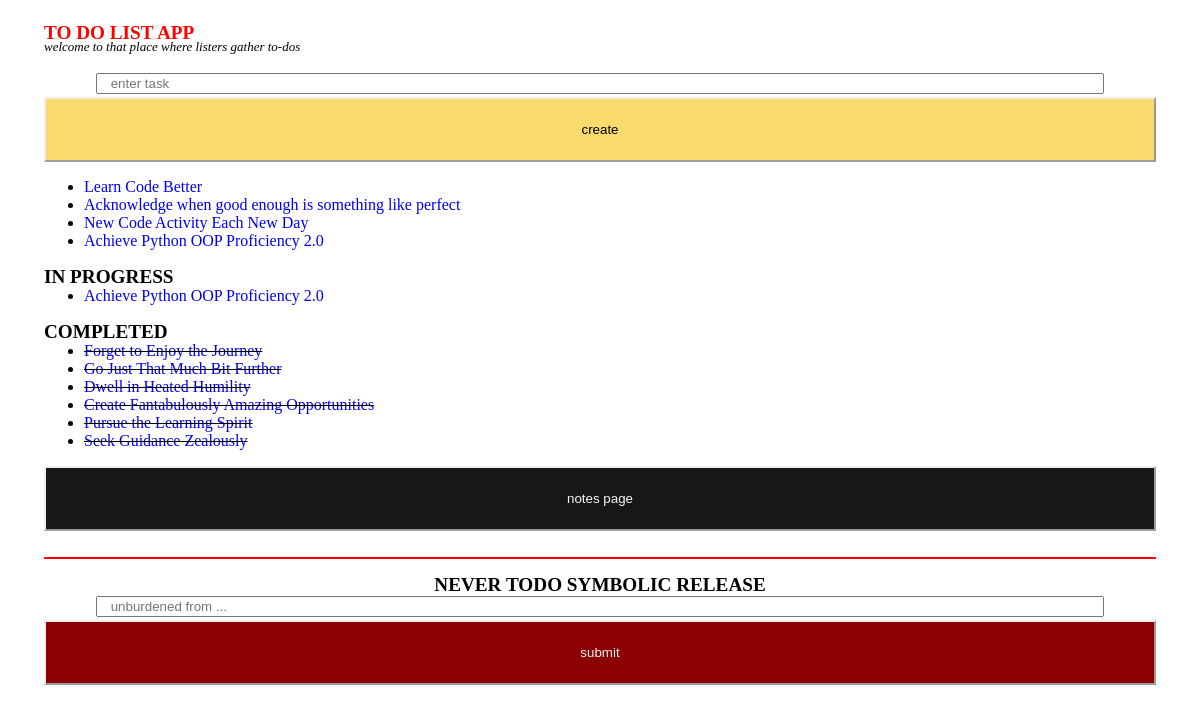
/todolist/, run on an earlier commit of the app's database.
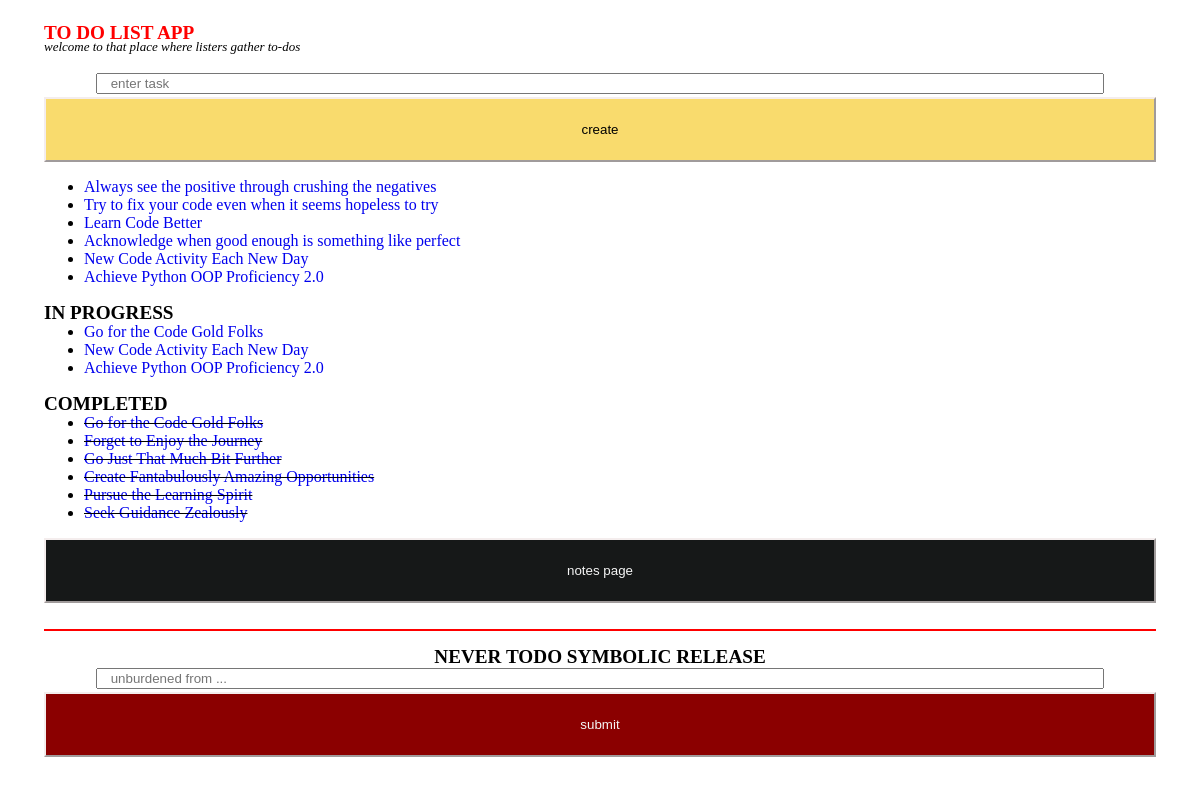
And on a later commit of the database.
### todolist/models.py (models this page shows)
class Todo(models.Model):
    task_id = models.AutoField(primary_key=True)
    task = models.CharField(max_length=255)
    completed = models.BooleanField(default=False)
    in_progress = models.BooleanField(default=False)

### todolist/views.py (the view, shortened to what this page needs)
# urls.py: path('', views.todo, name='todolist'),
def todo(request):
    if request.method == 'GET':
        tasks = Todo.objects.all().order_by('-task_id')
        form = TodoForm()
        return render(request = request, template_name='list.html', context={'tasks': tasks, 'form': form})

### todolist/forms.py
class TodoForm(forms.Form):
    task = forms.CharField(widget=forms.TextInput(attrs={'placeholder': '   enter task', 'style': 'width:90%'}), label = '', max_length = 255)

### todolist/templates/list.html (shortened to what this page needs)
{% load static %}
<!DOCTYPE html>
<html lang="en">
<head>
</head>
<body style="margin: 22px 44px;">
<link rel="stylesheet" href="{% static 'todolist_app/todolist/static/style.css' %}" />
<h1 style="font-size:larger; margin-bottom: -22px;">TO DO LIST APP</h1>
<h4 style="font-size: small; font-style: italic; font-weight: normal;">welcome to that place where listers gather to-dos</h2>
<form action="{% url 'todolist' %}" method='POST' style="text-align: center;">
    {% csrf_token %} {{ form }}
    <input type="submit" name="create" value="create" style="width: 100%; padding: 23px; background-color: #f9db6d; border-color: #f4eded; margin-top: 3px; cursor: pointer;"/>
</form>
<ul>
    {% for task in tasks %}
    {% if not task.completed %}
    <li>
        <a href="{% url 'task' task.task_id %}" style="text-decoration: none;">{{ task.task }}</a>
    </li>
    {% endif %}
    {% endfor %}
</ul>
<h2 style="font-size:larger; margin-bottom: -17px;" >IN PROGRESS</h2>
<ul>
    {% for task in tasks %}
    {% if task.in_progress %}
    <li>
        <a href="{% url 'task' task.task_id %}" style="text-decoration: none;">{{ task.task }}</a>
    </li>
    {% endif %}
    {% endfor %}
</ul>
<h2 style="font-size:larger; margin-bottom: -17px;" >COMPLETED</h2>
<ul style="text-decoration: line-through;" >
    {% for task in tasks %}
    {% if task.completed %}
    <li>
        <a href="{% url 'task' task.task_id %}" style="text-decoration: none;">{{ task.task }}</a>
    </li>
    {% endif %}
    {% endfor %}
</ul>
<form action="notes">
    <input type="submit" value="notes page" style="width: 100%; padding: 23px; background-color: #161818; border-color: #f4eded; color: whitesmoke; cursor: pointer;" />
</form>
<br/>
<hr style="border: 1px solid red;"/>
<h2 style="font-size:larger; margin-bottom: 0; text-align: center;" >NEVER TODO SYMBOLIC RELEASE</h2>
<form style="text-align: center">
    <input type="text" id="never_todo" name="never_todo" placeholder="   unburdened from ..." style="width:90%; margin-bottom: 3px;"/>
    <input type="submit" name="never_todo" value="submit" style="width: 100%; padding: 23px; background-color: darkred; border-color: #f4eded; color: whitesmoke; cursor: pointer;" />
</form>
</body>
</html>

What changed in the data, as far as the page shows it:
removed Todo: task "Dwell in Heated Humility", shown under "COMPLETED"
added Todo: task "Always see the positive through crushing the negatives", shown under "welcome to that place where listers gather to-dos"
added Todo: task "Try to fix your code even when it seems hopeless to try", shown under "welcome to that place where listers gather to-dos"
now on one of the page's lists (row edited): Todo: task "New Code Activity Each New Day"
added Todo: task "Go for the Code Gold Folks"
